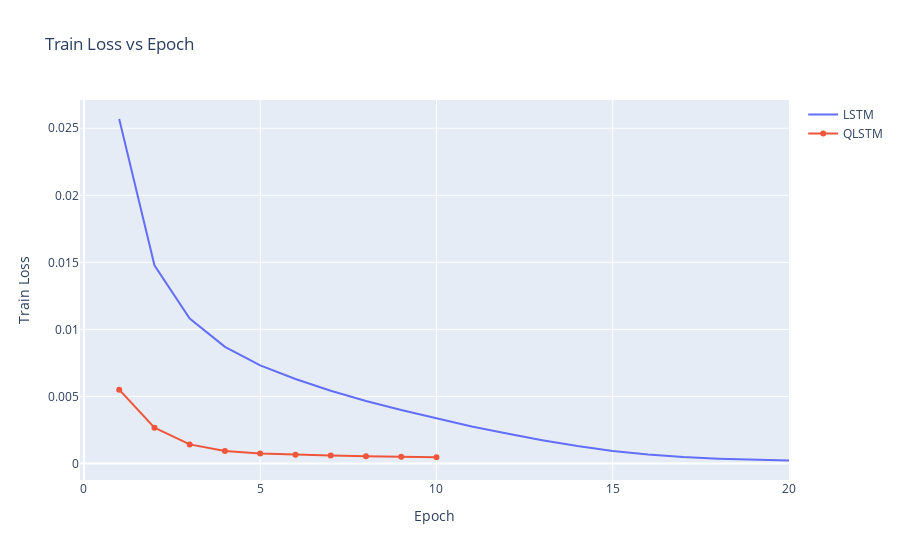

The notebook cell this image was saved under:
### Markdown cell above
# _Loss Calculation_

### Code cell
classical_trace = go.Scatter(x=list(range(1, 21)), y=classical_loss_train, name='LSTM')
quantum_trace = go.Scatter(x=list(range(1, 11)), y=quantum_loss_train, name='QLSTM')
data = [classical_trace, quantum_trace]
layout = go.Layout(title='Train Loss vs Epoch', xaxis_title='Epoch', yaxis_title='Train Loss')
fig = go.Figure(data=data, layout=layout)
fig.show()

### Figure 1 — Plotly figure (JSON) as saved in the notebook; plotly's stock layout.template omitted (floating-point values rounded to 4 significant figures)
{"data": [{"name": "LSTM", "type": "scatter", "x": [1, 2, 3, 4, 5, 6, 7, 8, 9, 10, 11, 12, 13, 14, 15, 16, 17, 18, 19, 20], "y": [0.02569, 0.01478, 0.01081, 0.008705, 0.007324, 0.006301, 0.005425, 0.004665, 0.003989, 0.003365, 0.002768, 0.002236, 0.001744, 0.001311, 0.000942, 0.0006764, 0.0004819, 0.0003616, 0.0002717, 0.0002181]}, {"name": "QLSTM", "type": "scatter", "x": [1, 2, 3, 4, 5, 6, 7, 8, 9, 10], "y": [0.005508, 0.002673, 0.001428, 0.0009381, 0.0007555, 0.0006496, 0.0005914, 0.000537, 0.0005042, 0.0004689]}], "layout": {"title": {"text": "Train Loss vs Epoch"}, "xaxis": {"title": {"text": "Epoch"}}, "yaxis": {"title": {"text": "Train Loss"}}}}
